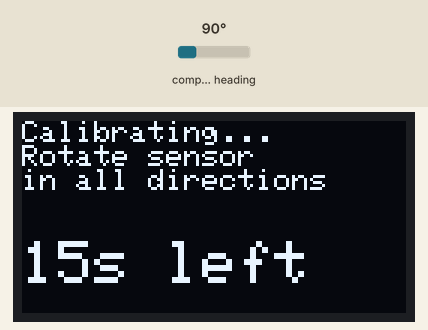
A sketch run on a simulated ESP32. On the bench: 128×64 one-colour display. The test bench sets the inputs (shaded band); at power-on: compass heading 90°. What the sketch prints to the serial monitor is not drawn.

Above: at 1.2 s.
1.3 s: compass heading set to 7°
At 2.1 s:
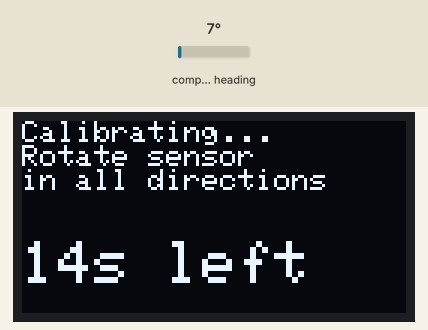
4.3 s: compass heading set to 180°
At 15.12 s:
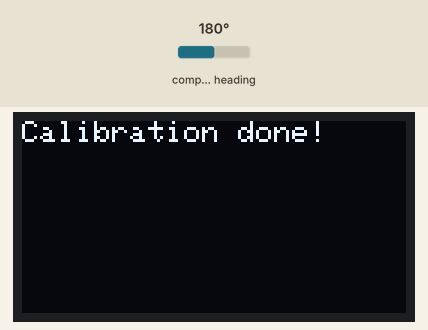
At 15.6 s:
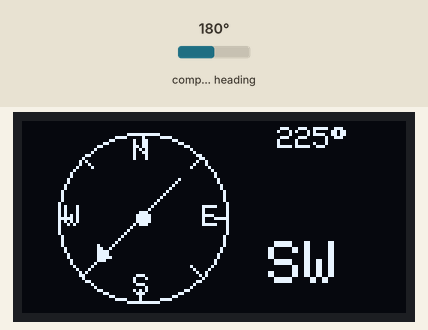
Timing chart, 0 to 16.6 s (numbered marks = the images above; inputs shaded):
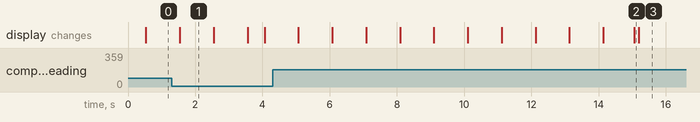

Measured:
- after the input at 4.3 s, the display: first differs from a run without the input after 10.9 s (image 3)
- what the display in image 1 shows lasts 1.0 s, from 1.5 s to 2.5 s

The sketch:

compass.ino
```cpp
#include <Wire.h>
#include <QMC5883LCompass.h>
#include <Adafruit_GFX.h>
#include <Adafruit_SSD1306.h>

#define SCREEN_WIDTH 128
#define SCREEN_HEIGHT 64
#define OLED_ADDR 0x3C
#define UPDATE_INTERVAL 100
#define DISPLAY_INTERVAL 500
#define CALIBRATION_TIME 15000

#define CX 40
#define CY 32
#define CR 28

enum class State {
  CALIBRATING,
  RUNNING
};

class CompassDisplay {
private:
  QMC5883LCompass compass;
  Adafruit_SSD1306 display;
  State state;

  unsigned long lastUpdate;
  unsigned long lastDisplayUpdate;
  unsigned long calibrationStart;

  int xMin, xMax, yMin, yMax;
  float xOffset, yOffset, xScale, yScale;

  // --- Calibration ---
  void updateCalibration() {
    compass.read();
    int x = compass.getX();
    int y = compass.getY();

    xMin = min(xMin, x);
    xMax = max(xMax, x);
    yMin = min(yMin, y);
    yMax = max(yMax, y);

    // Send raw XY as JSON for calibration scatter plot
    Serial.print("{\"mode\":\"cal\",\"x\":");
    Serial.print(x);
    Serial.print(",\"y\":");
    Serial.print(y);
    Serial.print(",\"xMin\":");
    Serial.print(xMin);
    Serial.print(",\"xMax\":");
    Serial.print(xMax);
    Serial.print(",\"yMin\":");
    Serial.print(yMin);
    Serial.print(",\"yMax\":");
    Serial.print(yMax);
    Serial.println("}");

    if (millis() - lastDisplayUpdate > DISPLAY_INTERVAL) {
      lastDisplayUpdate = millis();
      int secsLeft = (CALIBRATION_TIME - (millis() - calibrationStart)) / 1000 + 1;
      display.clearDisplay();
      display.setTextSize(1);
      display.setTextColor(SSD1306_WHITE);
      display.setCursor(0, 0);
      display.println("Calibrating...");
      display.println("Rotate sensor");
      display.println("in all directions");
      display.setTextSize(2);
      display.setCursor(0, 40);
      display.print(secsLeft);
      display.println("s left");
      display.display();
    }

    if (millis() - calibrationStart >= CALIBRATION_TIME) {
      finishCalibration();
    }
  }

  void finishCalibration() {
    if (xMax == xMin) xMax = xMin + 1;
    if (yMax == yMin) yMax = yMin + 1;

    xOffset = (xMax + xMin) / 2.0;
    yOffset = (yMax + yMin) / 2.0;
    xScale  = 2.0 / (xMax - xMin);
    yScale  = 2.0 / (yMax - yMin);

    // Send calibration summary
    Serial.print("{\"mode\":\"cal_done\",\"xOffset\":");
    Serial.print(xOffset);
    Serial.print(",\"yOffset\":");
    Serial.print(yOffset);
    Serial.print(",\"xScale\":");
    Serial.print(xScale);
    Serial.print(",\"yScale\":");
    Serial.print(yScale);
    Serial.println("}");

    display.clearDisplay();
    display.setTextSize(1);
    display.setTextColor(SSD1306_WHITE);
    display.setCursor(0, 0);
    display.println("Calibration done!");
    display.display();

    state = State::RUNNING;
    lastUpdate = millis();
  }

  // --- Running ---
  int getCalibratedHeading() {
    float x = (compass.getX() - xOffset) * xScale;
    float y = (compass.getY() - yOffset) * yScale;
    int heading = (int)(atan2(y, x) * 180.0 / PI);
    if (heading < 0) heading += 360;
    return heading;
  }

  void drawCompass(int heading) {
    display.drawCircle(CX, CY, CR, SSD1306_WHITE);
    display.setTextSize(1);
    display.setCursor(CX - 3, CY - CR + 2); display.print("N");
    display.setCursor(CX - 3, CY + CR - 9); display.print("S");
    display.setCursor(CX + CR - 8, CY - 4); display.print("E");
    display.setCursor(CX - CR + 2, CY - 4); display.print("W");

    for (int i = 0; i < 8; i++) {
      float angle = radians(i * 45);
      int x1 = CX + (CR - 4) * sin(angle);
      int y1 = CY - (CR - 4) * cos(angle);
      int x2 = CX + CR * sin(angle);
      int y2 = CY - CR * cos(angle);
      display.drawLine(x1, y1, x2, y2, SSD1306_WHITE);
    }

    float rad = radians(heading);
    int ax = CX + (CR - 6) * sin(rad);
    int ay = CY - (CR - 6) * cos(rad);
    int tx = CX - (CR - 10) * sin(rad);
    int ty = CY + (CR - 10) * cos(rad);
    display.drawLine(tx, ty, ax, ay, SSD1306_WHITE);

    float perpRad = rad + PI / 2.0;
    int lx = ax - 5 * sin(rad) + 3 * sin(perpRad);
    int ly = ay + 5 * cos(rad) - 3 * cos(perpRad);
    int rx2 = ax - 5 * sin(rad) - 3 * sin(perpRad);
    int ry2 = ay + 5 * cos(rad) + 3 * cos(perpRad);
    display.fillTriangle(ax, ay, lx, ly, rx2, ry2, SSD1306_WHITE);
    display.fillCircle(CX, CY, 2, SSD1306_WHITE);
  }

  void updateRunning() {
    if (millis() - lastUpdate < UPDATE_INTERVAL) return;
    lastUpdate = millis();

    compass.read();
    int rawX = compass.getX();
    int rawY = compass.getY();
    int heading = getCalibratedHeading();

    const char* directions[] = {"N", "NE", "E", "SE", "S", "SW", "W", "NW"};
    int index = (heading + 22) / 45 % 8;

    // Send heading data as JSON for line chart
    Serial.print("{\"mode\":\"run\",\"heading\":");
    Serial.print(heading);
    Serial.print(",\"rawX\":");
    Serial.print(rawX);
    Serial.print(",\"rawY\":");
    Serial.print(rawY);
    Serial.print(",\"direction\":\"");
    Serial.print(directions[index]);
    Serial.println("\"}");

    display.clearDisplay();
    drawCompass(heading);
    display.setTextSize(1);
    display.setTextColor(SSD1306_WHITE);
    display.setCursor(85, 2);
    display.print(heading);
    display.print((char)247);
    display.setTextSize(2);
    display.setCursor(82, 40);
    display.print(directions[index]);
    display.display();
  }

public:
  CompassDisplay()
    : display(SCREEN_WIDTH, SCREEN_HEIGHT, &Wire, -1),
      state(State::CALIBRATING),
      lastUpdate(0),
      lastDisplayUpdate(0),
      calibrationStart(0),
      xMin(32767), xMax(-32768),
      yMin(32767), yMax(-32768) {}

  void begin() {
    Serial.begin(115200);
    Wire.begin(22, 21);

    if (!display.begin(SSD1306_SWITCHCAPVCC, OLED_ADDR)) {
      while (1);
    }

    compass.init();
    calibrationStart = millis();

    Serial.println("{\"mode\":\"start\",\"msg\":\"Calibration started\"}");
  }

  void update() {
    switch (state) {
      case State::CALIBRATING: updateCalibration(); break;
      case State::RUNNING:     updateRunning();     break;
    }
  }
};

CompassDisplay compassDisplay;

void setup() { compassDisplay.begin(); }
void loop()  { compassDisplay.update(); }
```
